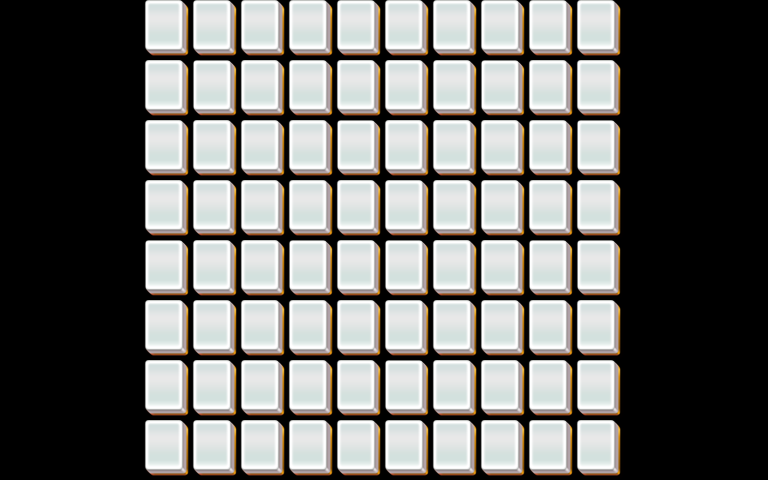

A 2D game scene composited from a Tiled map and its tileset images. What follows is a short description and the map's XML, with each tile layer's data collapsed to a summary:
An orthogonal 32x16 tile map with 24x30 px tiles, 3 tile layers (layer1, layer2, layer3).

<map version="1.0" orientation="orthogonal" width="32" height="16" tilewidth="24" tileheight="30">
 <properties>
  <property name="species" value="30" />
 </properties>
 <tileset firstgid="1" name="mahjong" tilewidth="48" tileheight="60">
  <image source="mahjong.png" width="48" height="60" />
 </tileset>
 <layer name="layer1" width="32" height="16">
  <data>[512 cells, 80 non-empty, 1 distinct tile ids]</data>
 </layer>
 <layer name="layer2" width="32" height="16">
  <data>[512 cells, 70 non-empty, 1 distinct tile ids]</data>
 </layer>
 <layer name="layer3" width="32" height="16">
  <data>[512 cells, 48 non-empty, 1 distinct tile ids]</data>
 </layer>
</map>
